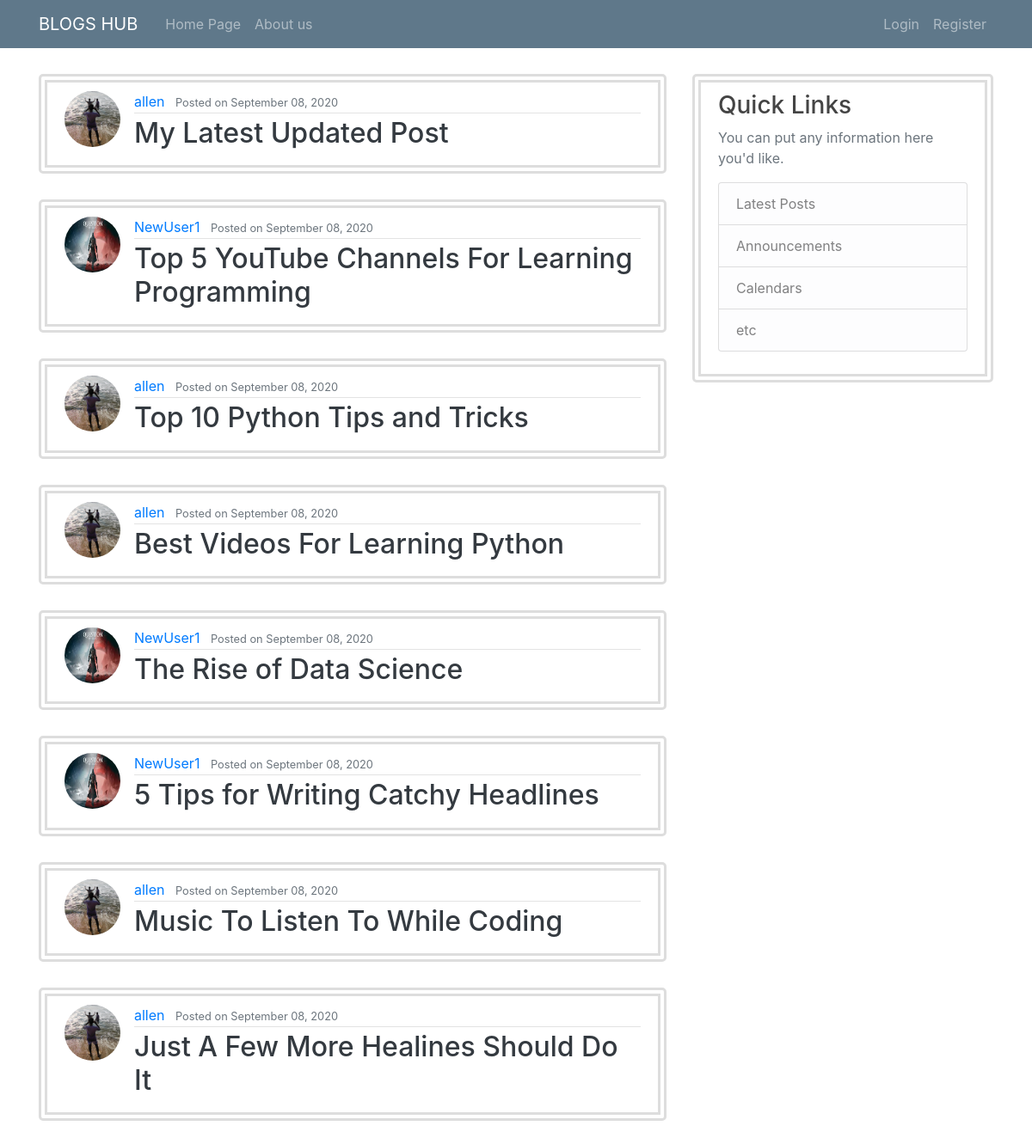
The page / on the database its author committed.
### blog/models.py (models this page shows, shortened)
class Post (models.Model):
    title = models.CharField(max_length=100)
    content = models.TextField()
    date_posted = models.DateTimeField(default=timezone.now)
    author = models.ForeignKey(User, on_delete = models.CASCADE)

### users/models.py (models this page shows, shortened)
class Profile(models.Model):
    user = models.OneToOneField(User, on_delete = models.CASCADE)
    image = models.ImageField(default = 'default.jpeg',upload_to = 'profile_pics')

### blog/views.py (the view)
# urls.py: path('', PostListView.as_view(), name='blog-home'),
class PostListView(ListView):
    model = Post
    template_name = 'blog/home.html'
    context_object_name = 'posts'
    ordering = ['-date_posted']
    paginate_by = 8

### blog/templates/blog/home.html
{% extends 'blog/base.html' %}
{% block content %}
{% for post in posts %}
<article class="media content-section">
    <img class="rounded-circle article-img" src="{{post.author.profile.image.url}}" alt="">
    <div class="media-body">
        <div class="article-metadata">
            <a class="mr-2 " href="#">{{ post.author }}</a>
            <small class="text-muted">Posted on {{ post.date_posted|date:'F d, Y' }}</small>
        </div>
        <h2><a class="article-title text-dark" href="{% url 'post-detail' post.id %}">{{ post.title }}</a></h2>
    </div>
</article>
{%endfor%}
{% endblock content %}

### blog/static/blog/main.css (style rules this page uses)
body { background: #fafafa; color: #333333; margin-top: 5rem; }
h1, h2, h3, h4, h5, h6 { color: #444444; }
.content-section { background: #ffffff; padding: 10px 20px; border: 10px double #dddddd; border-radius: 5px; margin-bottom: 20px; margin-top: 30px; }
.article-title { color: #444444; }
.article-img { height: 65px; width: 65px; margin-right: 16px; }
.article-metadata { padding-bottom: 1px; margin-bottom: 4px; border-bottom: 1px solid #e3e3e3 }

### rows shown on the page
Post: author.profile.image (picture), author "allen", date_posted "September 08, 2020", title "My Latest Updated Post"
Post: author.profile.image (picture), author "NewUser1", date_posted "September 08, 2020", title "Top 5 YouTube Channels For Learning Programming"
Post: author.profile.image (picture), author "allen", date_posted "September 08, 2020", title "Top 10 Python Tips and Tricks"
Post: author.profile.image (picture), author "allen", date_posted "September 08, 2020", title "Best Videos For Learning Python"
Post: author.profile.image (picture), author "NewUser1", date_posted "September 08, 2020", title "The Rise of Data Science"
Post: author.profile.image (picture), author "NewUser1", date_posted "September 08, 2020", title "5 Tips for Writing Catchy Headlines"
Post: author.profile.image (picture), author "allen", date_posted "September 08, 2020", title "Music To Listen To While Coding"
Post: author.profile.image (picture), author "allen", date_posted "September 08, 2020", title "Just A Few More Healines Should Do It"
